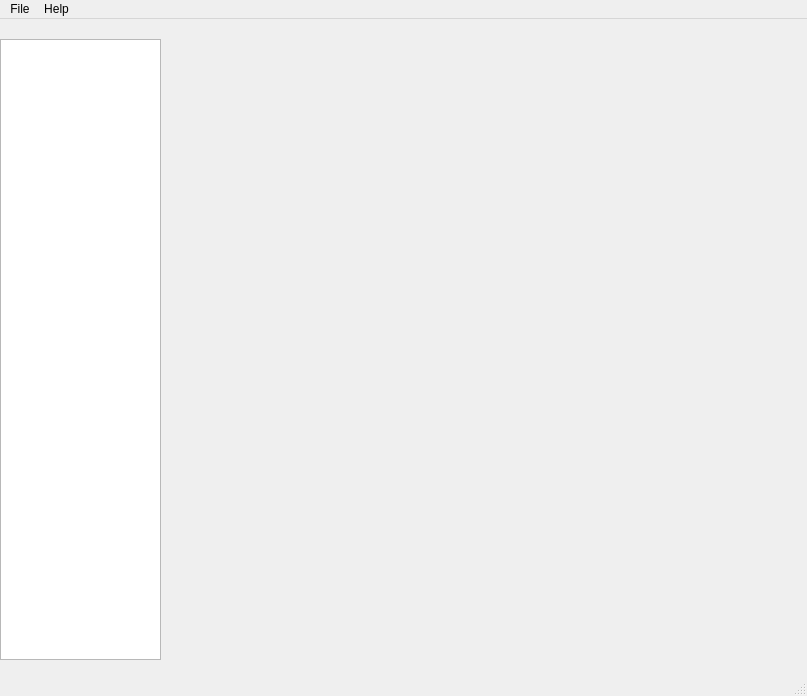
<?xml version="1.0" encoding="UTF-8"?>
<ui version="4.0">
 <class>SimpleView</class>
 <widget class="QMainWindow" name="SimpleView">
  <property name="geometry">
   <rect>
    <x>0</x>
    <y>0</y>
    <width>807</width>
    <height>696</height>
   </rect>
  </property>
  <property name="windowTitle">
   <string>SimpleView</string>
  </property>
  <widget class="QWidget" name="centralwidget">
   <widget class="QVTKWidget" name="qvtkWidget">
    <property name="geometry">
     <rect>
      <x>160</x>
      <y>20</y>
      <width>721</width>
      <height>621</height>
     </rect>
    </property>
   </widget>
   <widget class="QTreeView" name="treeView">
    <property name="geometry">
     <rect>
      <x>0</x>
      <y>20</y>
      <width>161</width>
      <height>621</height>
     </rect>
    </property>
   </widget>
  </widget>
  <widget class="QMenuBar" name="menuBar">
   <property name="geometry">
    <rect>
     <x>0</x>
     <y>0</y>
     <width>807</width>
     <height>23</height>
    </rect>
   </property>
   <widget class="QMenu" name="menuFile">
    <property name="title">
     <string>File</string>
    </property>
    <addaction name="actionExit_2"/>
   </widget>
   <widget class="QMenu" name="menuHelp">
    <property name="title">
     <string>Help</string>
    </property>
    <property name="separatorsCollapsible">
     <bool>false</bool>
    </property>
   </widget>
   <addaction name="menuFile"/>
   <addaction name="menuHelp"/>
  </widget>
  <widget class="QStatusBar" name="statusBar"/>
  <action name="actionOpenFile">
   <property name="enabled">
    <bool>true</bool>
   </property>
   <property name="text">
    <string>Open File...</string>
   </property>
  </action>
  <action name="actionExit">
   <property name="text">
    <string>Exit</string>
   </property>
  </action>
  <action name="actionPrint">
   <property name="text">
    <string>Print</string>
   </property>
  </action>
  <action name="actionHelp">
   <property name="text">
    <string>Help</string>
   </property>
  </action>
  <action name="actionSave">
   <property name="text">
    <string>Save</string>
   </property>
  </action>
  <action name="actionExit_2">
   <property name="text">
    <string>Exit</string>
   </property>
  </action>
 </widget>
 <customwidgets>
  <customwidget>
   <class>QVTKWidget</class>
   <extends>QWidget</extends>
   <header>QVTKWidget.h</header>
  </customwidget>
 </customwidgets>
 <resources/>
 <connections/>
</ui>
